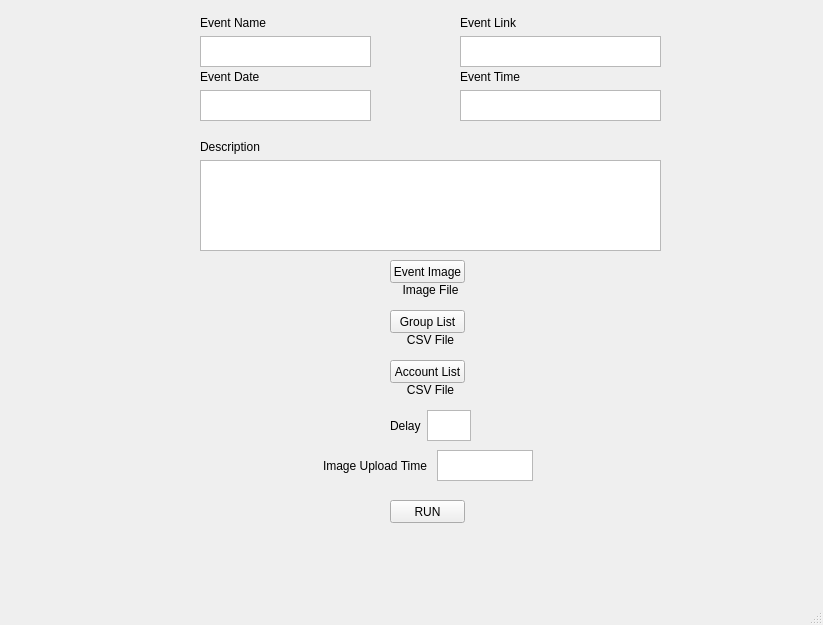
<?xml version="1.0" encoding="UTF-8"?>
<ui version="4.0">
 <class>MainWindow</class>
 <widget class="QMainWindow" name="MainWindow">
  <property name="geometry">
   <rect>
    <x>0</x>
    <y>0</y>
    <width>823</width>
    <height>625</height>
   </rect>
  </property>
  <property name="windowTitle">
   <string>MainWindow</string>
  </property>
  <property name="layoutDirection">
   <enum>Qt::LeftToRight</enum>
  </property>
  <widget class="QWidget" name="centralwidget">
   <property name="layoutDirection">
    <enum>Qt::LeftToRight</enum>
   </property>
   <widget class="QPushButton" name="imageUploadBtn">
    <property name="geometry">
     <rect>
      <x>390</x>
      <y>260</y>
      <width>75</width>
      <height>23</height>
     </rect>
    </property>
    <property name="text">
     <string>Event Image</string>
    </property>
   </widget>
   <widget class="QPushButton" name="groupListUploadBtn">
    <property name="geometry">
     <rect>
      <x>390</x>
      <y>310</y>
      <width>75</width>
      <height>23</height>
     </rect>
    </property>
    <property name="text">
     <string>Group List</string>
    </property>
   </widget>
   <widget class="QWidget" name="layoutWidget">
    <property name="geometry">
     <rect>
      <x>200</x>
      <y>70</y>
      <width>171</width>
      <height>51</height>
     </rect>
    </property>
    <layout class="QVBoxLayout" name="verticalLayout_2">
     <item>
      <widget class="QLabel" name="label_2">
       <property name="text">
        <string>Event Date</string>
       </property>
      </widget>
     </item>
     <item>
      <widget class="QTextEdit" name="eventDate"/>
     </item>
    </layout>
   </widget>
   <widget class="QWidget" name="layoutWidget_2">
    <property name="geometry">
     <rect>
      <x>460</x>
      <y>70</y>
      <width>201</width>
      <height>51</height>
     </rect>
    </property>
    <layout class="QVBoxLayout" name="verticalLayout_3">
     <item>
      <widget class="QLabel" name="label_3">
       <property name="text">
        <string>Event Time</string>
       </property>
      </widget>
     </item>
     <item>
      <widget class="QTextEdit" name="eventTime"/>
     </item>
    </layout>
   </widget>
   <widget class="QWidget" name="layoutWidget_3">
    <property name="geometry">
     <rect>
      <x>460</x>
      <y>16</y>
      <width>201</width>
      <height>51</height>
     </rect>
    </property>
    <layout class="QVBoxLayout" name="verticalLayout_4">
     <item>
      <widget class="QLabel" name="label_4">
       <property name="text">
        <string>Event Link</string>
       </property>
      </widget>
     </item>
     <item>
      <widget class="QTextEdit" name="eventLink"/>
     </item>
    </layout>
   </widget>
   <widget class="QWidget" name="layoutWidget_4">
    <property name="geometry">
     <rect>
      <x>200</x>
      <y>140</y>
      <width>461</width>
      <height>111</height>
     </rect>
    </property>
    <layout class="QVBoxLayout" name="verticalLayout_5">
     <item>
      <widget class="QLabel" name="label_5">
       <property name="text">
        <string>Description</string>
       </property>
      </widget>
     </item>
     <item>
      <widget class="QTextEdit" name="description"/>
     </item>
    </layout>
   </widget>
   <widget class="QPushButton" name="accountListUploadBtn">
    <property name="geometry">
     <rect>
      <x>390</x>
      <y>360</y>
      <width>75</width>
      <height>23</height>
     </rect>
    </property>
    <property name="text">
     <string>Account List</string>
    </property>
   </widget>
   <widget class="QLabel" name="imageLable">
    <property name="geometry">
     <rect>
      <x>200</x>
      <y>280</y>
      <width>461</width>
      <height>20</height>
     </rect>
    </property>
    <property name="text">
     <string>Image File</string>
    </property>
    <property name="alignment">
     <set>Qt::AlignCenter</set>
    </property>
   </widget>
   <widget class="QLabel" name="groupListLable">
    <property name="geometry">
     <rect>
      <x>200</x>
      <y>330</y>
      <width>461</width>
      <height>20</height>
     </rect>
    </property>
    <property name="text">
     <string>CSV File</string>
    </property>
    <property name="alignment">
     <set>Qt::AlignCenter</set>
    </property>
   </widget>
   <widget class="QLabel" name="accountListLable">
    <property name="geometry">
     <rect>
      <x>200</x>
      <y>380</y>
      <width>461</width>
      <height>20</height>
     </rect>
    </property>
    <property name="text">
     <string>CSV File</string>
    </property>
    <property name="alignment">
     <set>Qt::AlignCenter</set>
    </property>
   </widget>
   <widget class="QWidget" name="layoutWidget_5">
    <property name="geometry">
     <rect>
      <x>323</x>
      <y>450</y>
      <width>210</width>
      <height>31</height>
     </rect>
    </property>
    <layout class="QHBoxLayout" name="horizontalLayout_2">
     <item>
      <widget class="QLabel" name="label_10">
       <property name="text">
        <string>Image Upload Time </string>
       </property>
      </widget>
     </item>
     <item>
      <widget class="QTextEdit" name="imageUploadTime">
       <property name="html">
        <string>&lt;!DOCTYPE HTML PUBLIC &quot;-//W3C//DTD HTML 4.0//EN&quot; &quot;http://www.w3.org/TR/REC-html40/strict.dtd&quot;&gt;
&lt;html&gt;&lt;head&gt;&lt;meta name=&quot;qrichtext&quot; content=&quot;1&quot; /&gt;&lt;style type=&quot;text/css&quot;&gt;
p, li { white-space: pre-wrap; }
&lt;/style&gt;&lt;/head&gt;&lt;body style=&quot; font-family:'MS Shell Dlg 2'; font-size:8.25pt; font-weight:400; font-style:normal;&quot;&gt;
&lt;p style=&quot;-qt-paragraph-type:empty; margin-top:0px; margin-bottom:0px; margin-left:0px; margin-right:0px; -qt-block-indent:0; text-indent:0px;&quot;&gt;&lt;br /&gt;&lt;/p&gt;&lt;/body&gt;&lt;/html&gt;</string>
       </property>
      </widget>
     </item>
    </layout>
   </widget>
   <widget class="QPushButton" name="runBtn">
    <property name="geometry">
     <rect>
      <x>390</x>
      <y>500</y>
      <width>75</width>
      <height>23</height>
     </rect>
    </property>
    <property name="text">
     <string>RUN</string>
    </property>
   </widget>
   <widget class="QWidget" name="">
    <property name="geometry">
     <rect>
      <x>200</x>
      <y>16</y>
      <width>171</width>
      <height>51</height>
     </rect>
    </property>
    <layout class="QVBoxLayout" name="verticalLayout">
     <item>
      <widget class="QLabel" name="label">
       <property name="text">
        <string>Event Name</string>
       </property>
      </widget>
     </item>
     <item>
      <widget class="QTextEdit" name="eventName"/>
     </item>
    </layout>
   </widget>
   <widget class="QWidget" name="">
    <property name="geometry">
     <rect>
      <x>390</x>
      <y>410</y>
      <width>81</width>
      <height>31</height>
     </rect>
    </property>
    <layout class="QHBoxLayout" name="horizontalLayout">
     <item>
      <widget class="QLabel" name="label_9">
       <property name="text">
        <string>Delay</string>
       </property>
      </widget>
     </item>
     <item>
      <widget class="QTextEdit" name="delay">
       <property name="html">
        <string>&lt;!DOCTYPE HTML PUBLIC &quot;-//W3C//DTD HTML 4.0//EN&quot; &quot;http://www.w3.org/TR/REC-html40/strict.dtd&quot;&gt;
&lt;html&gt;&lt;head&gt;&lt;meta name=&quot;qrichtext&quot; content=&quot;1&quot; /&gt;&lt;style type=&quot;text/css&quot;&gt;
p, li { white-space: pre-wrap; }
&lt;/style&gt;&lt;/head&gt;&lt;body style=&quot; font-family:'MS Shell Dlg 2'; font-size:8.25pt; font-weight:400; font-style:normal;&quot;&gt;
&lt;p style=&quot;-qt-paragraph-type:empty; margin-top:0px; margin-bottom:0px; margin-left:0px; margin-right:0px; -qt-block-indent:0; text-indent:0px;&quot;&gt;&lt;br /&gt;&lt;/p&gt;&lt;/body&gt;&lt;/html&gt;</string>
       </property>
      </widget>
     </item>
    </layout>
   </widget>
  </widget>
  <widget class="QMenuBar" name="menubar">
   <property name="geometry">
    <rect>
     <x>0</x>
     <y>0</y>
     <width>823</width>
     <height>21</height>
    </rect>
   </property>
  </widget>
  <widget class="QStatusBar" name="statusbar"/>
 </widget>
 <resources/>
 <connections/>
</ui>
